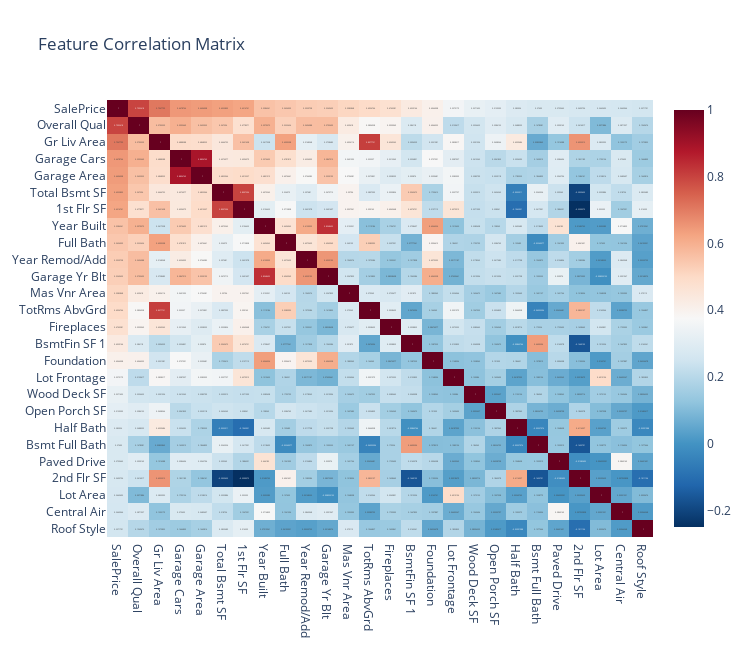

The code cell stored with this chart in its notebook:
### Code cell
corr_matrix = df.corr()

fig = px.imshow(
    corr_matrix,
    text_auto=True,
    aspect="auto",
    color_continuous_scale="RdBu_r",
    title="Feature Correlation Matrix",
    width=750,
    height=650
)

fig.show()

### Figure 1 — Plotly figure (JSON) as saved in the notebook; plotly's stock layout.template omitted (floating-point values rounded to 4 significant figures; data arrays with more than 128 entries replaced by an {"elided": "..."} marker saying what was removed)
{"data": [{"coloraxis": "coloraxis", "hovertemplate": "x: %{x}<br>y: %{y}<br>color: %{z}<extra></extra>", "name": "0", "texttemplate": "%{z}", "type": "heatmap", "x": ["SalePrice", "Overall Qual", "Gr Liv Area", "Garage Cars", "Garage Area", "Total Bsmt SF", "1st Flr SF", "Year Built", "Full Bath", "Year Remod/Add", "Garage Yr Blt", "Mas Vnr Area", "TotRms AbvGrd", "Fireplaces", "BsmtFin SF 1", "Foundation", "Lot Frontage", "Wood Deck SF", "Open Porch SF", "Half Bath", "Bsmt Full Bath", "Paved Drive", "2nd Flr SF", "Lot Area", "Central Air", "Roof Style"], "xaxis": "x", "y": ["SalePrice", "Overall Qual", "Gr Liv Area", "Garage Cars", "Garage Area", "Total Bsmt SF", "1st Flr SF", "Year Built", "Full Bath", "Year Remod/Add", "Garage Yr Blt", "Mas Vnr Area", "TotRms AbvGrd", "Fireplaces", "BsmtFin SF 1", "Foundation", "Lot Frontage", "Wood Deck SF", "Open Porch SF", "Half Bath", "Bsmt Full Bath", "Paved Drive", "2nd Flr SF", "Lot Area", "Central Air", "Roof Style"], "yaxis": "y", "z": {"elided": "26x26 float values"}}], "layout": {"coloraxis": {"colorscale": [[0, "rgb(5,48,97)"], [0.1, "rgb(33,102,172)"], [0.2, "rgb(67,147,195)"], [0.3, "rgb(146,197,222)"], [0.4, "rgb(209,229,240)"], [0.5, "rgb(247,247,247)"], [0.6, "rgb(253,219,199)"], [0.7, "rgb(244,165,130)"], [0.8, "rgb(214,96,77)"], [0.9, "rgb(178,24,43)"], [1, "rgb(103,0,31)"]]}, "height": 650, "title": {"text": "Feature Correlation Matrix"}, "width": 750, "xaxis": {"anchor": "y", "domain": [0, 1]}, "yaxis": {"anchor": "x", "autorange": "reversed", "domain": [0, 1]}}}
